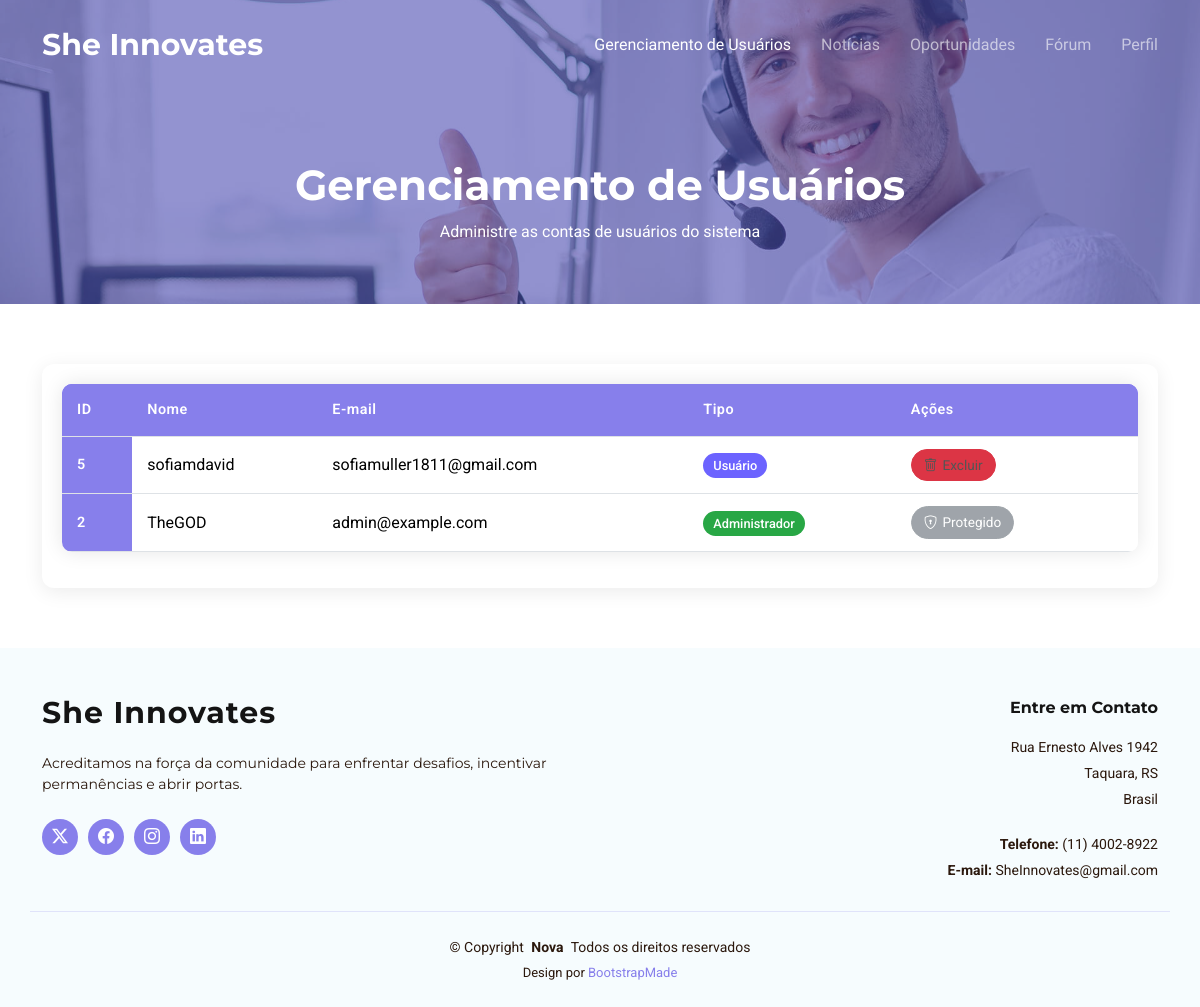
The app's page /Back-End-Projeto-Integrador/UserADM/controleUserAdm.php, older data.
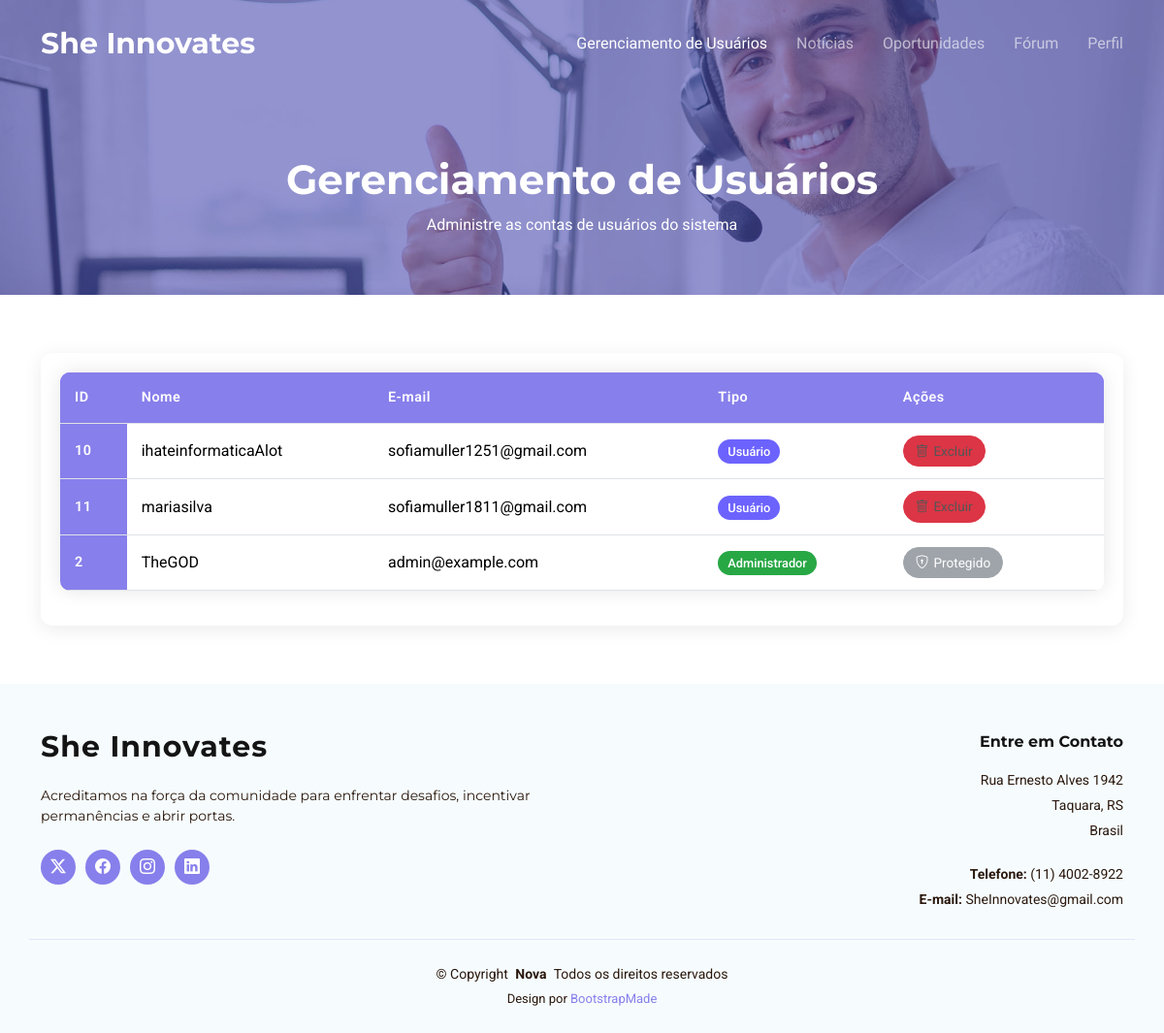
The same page, newer data.
### tables this page shows
CREATE TABLE `usuarios` (
  `usuario_id` int NOT NULL,
  `nome_usuario` varchar(50) NOT NULL,
  `email` varchar(100) NOT NULL,
  `senha` varchar(255) NOT NULL,
  `is_admin` tinyint(1) NOT NULL DEFAULT '0',
  `data_cadastro` timestamp NULL DEFAULT CURRENT_TIMESTAMP
);

### Back-End-Projeto-Integrador/UserADM/controleUserAdm.php (the view, shortened to what this page needs)
<!DOCTYPE html>
<html lang="en">
<head>
  <?php require("../Include/hrefCssHead.php"); ?>
</head>
<body class="contact-page">
<?php require_once __DIR__ . '/../Include/menuADM.php'; ?>
<main class="main">
  <div class="page-title dark-background" data-aos="fade" style="background-image: url(../assets/img/contact-page-title-bg.jpg);">
    <div class="container">
      <h1>Gerenciamento de Usuários</h1>
      <nav class="breadcrumbs">
        <ol>
          <li class="current">Administre as contas de usuários do sistema</li>
        </ol>
      </nav>
    </div>
  </div>
  <section id="user-management" class="user-management section">
    <div class="container" data-aos="fade-up">
      <div class="table-responsive">
        <table class="table table-hover user-table">
          <thead>
            <tr>
              <th scope="col">ID</th>
              <th scope="col">Nome</th>
              <th scope="col">E-mail</th>
              <th scope="col">Tipo</th>
              <th scope="col">Ações</th>
            </tr>
          </thead>
          <tbody>
<?php
require("../Include/conexao.php");
$sql = "SELECT usuario_id, nome_usuario, email, is_admin FROM usuarios ORDER BY nome_usuario ASC";
$resultado = mysqli_query($con, $sql);
if ($resultado && mysqli_num_rows($resultado) > 0) {
    while ($linha = mysqli_fetch_assoc($resultado)) {
        $id = (int)$linha['usuario_id'];
        $nome = htmlspecialchars($linha['nome_usuario'], ENT_QUOTES, 'UTF-8');
        $email = htmlspecialchars($linha['email'], ENT_QUOTES, 'UTF-8');
        $is_admin = (int)$linha['is_admin'] === 1;
        echo "<tr>";
        echo "<th scope='row'>{$id}</th>";
        echo "<td>{$nome}</td>";
        echo "<td>{$email}</td>";
        echo "<td>" . ($is_admin ? "<span class='badge-admin'>Administrador</span>" : "<span class='badge-user'>Usuário</span>") . "</td>";
        if ($is_admin) {
            echo "<td><button class='btn btn-sm btn-secondary action-btn' disabled><i class='bi bi-shield-lock'></i> Protegido</button></td>";
        } else {
            echo "<td>
                    <button class='btn btn-sm btn-danger action-btn delete-user' data-user-id='{$id}' data-user-name='{$nome}'>
                      <i class='bi bi-trash'></i> Excluir
                    </button>
                  </td>";
        }
        echo "</tr>";
    }
} else {
    echo "<tr><td colspan='5' class='text-center'>Nenhum usuário encontrado.</td></tr>";
}
?>
          </tbody>
        </table>
      </div>
    </div>
  </section>
</main>
<footer id="footer" class="footer light-background">
  <?php require("../Include/footer.php"); ?>
</footer>
</body>
</html>

Row changes from the older to the newer data that the page shows:
removed usuarios: usuario_id "5", nome_usuario "sofiamdavid", email "sofiamuller1811@gmail.com", is_admin "Usuário"
added usuarios: usuario_id "10", nome_usuario "ihateinformaticaAlot", email "sofiamuller1251@gmail.com", is_admin "Usuário"
added usuarios: usuario_id "11", nome_usuario "mariasilva", email "sofiamuller1811@gmail.com", is_admin "Usuário"
